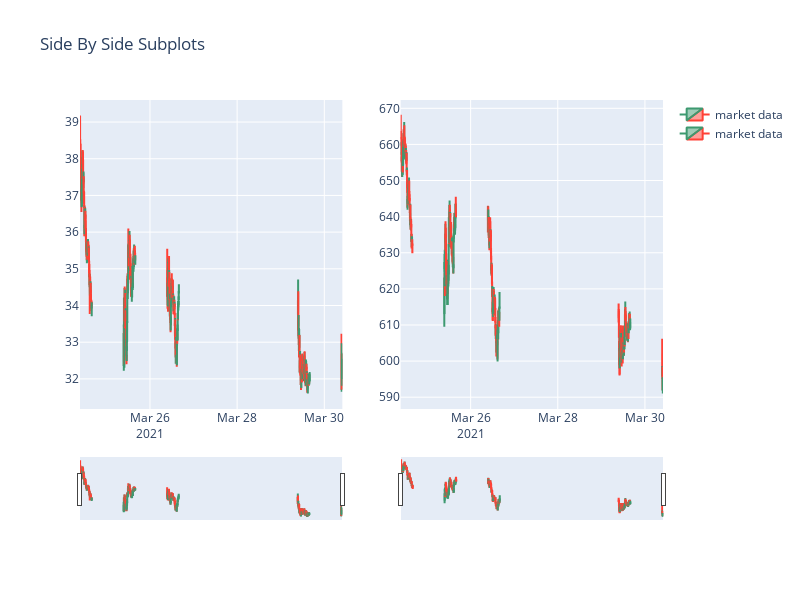

Notebook code cell kept with this figure:
### Code cell
fig = make_subplots(rows=1, cols=2)

data = yf.download(tickers="JMIA", period="5d", interval="5m")

#Candlestick
fig.add_trace(go.Candlestick(x=data.index,
                open=data['Open'],
                high=data['High'],
                low=data['Low'],
                close=data['Close'], name = 'market data'), row = 1, col = 1)

data = yf.download(tickers="TSLA", period="5d", interval="5m")

fig.add_trace(go.Candlestick(x=data.index,
                open=data['Open'],
                high=data['High'],
                low=data['Low'],
                close=data['Close'], name = 'market data'), row = 1, col = 2)

fig.update_layout(height=600, width=800, title_text="Side By Side Subplots")
fig.show()

### Figure 1 — Plotly figure (JSON) as saved in the notebook; plotly's stock layout.template omitted (floating-point values rounded to 4 significant figures; data arrays with more than 128 entries replaced by an {"elided": "..."} marker saying what was removed)
{"data": [{"close": {"elided": "318 float values"}, "high": {"elided": "318 float values"}, "low": {"elided": "318 float values"}, "name": "market data", "open": {"elided": "318 float values"}, "type": "candlestick", "x": {"elided": "318 str values"}, "xaxis": "x", "yaxis": "y"}, {"close": {"elided": "318 float values"}, "high": {"elided": "318 float values"}, "low": {"elided": "318 float values"}, "name": "market data", "open": {"elided": "318 float values"}, "type": "candlestick", "x": {"elided": "318 str values"}, "xaxis": "x2", "yaxis": "y2"}], "layout": {"height": 600, "title": {"text": "Side By Side Subplots"}, "width": 800, "xaxis": {"anchor": "y", "domain": [0, 0.45]}, "xaxis2": {"anchor": "y2", "domain": [0.55, 1]}, "yaxis": {"anchor": "x", "domain": [0, 1]}, "yaxis2": {"anchor": "x2", "domain": [0, 1]}}}
